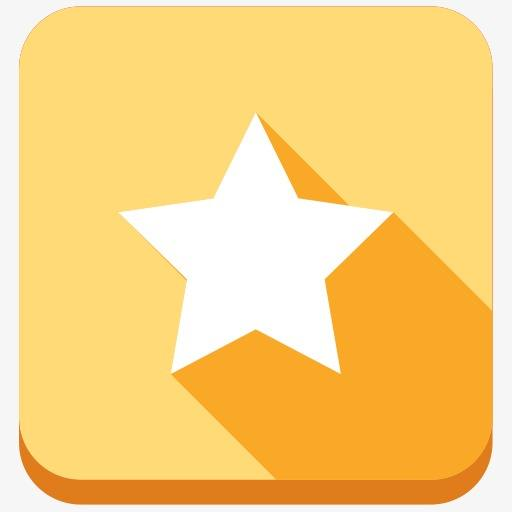
#> input picture Probability Theory/概率论编程/favorite.png, 512 x 512 px
$ jupyter execute '图像锐化.ipynb'
#> lines starting #> are read from the running program, lines starting #| are printed output that depends on the picture
[cell 1]
import cv2
import numpy as np
#加载图像
image = cv2.imread('favorite.png')
#> image is the input picture: shape (512, 512, 3); mean B, G, R 129, 211, 251
#自定义卷积核
kernel_sharpen = np.array([
        [-1,-1,-1,-1,-1],
        [-1,2,2,2,-1],
        [-1,2,8,2,-1],
        [-1,2,2,2,-1],
        [-1,-1,-1,-1,-1]])/8.0
#卷积

output = cv2.filter2D(image,-1,kernel_sharpen)
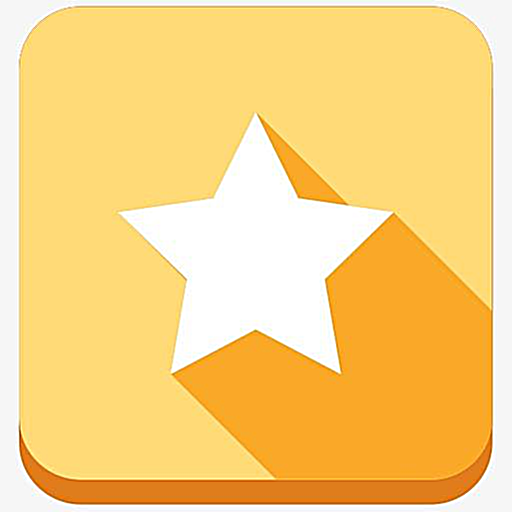
#> output: shape (512, 512, 3); mean B, G, R 128.7, 210.8, 250.6
#显示锐化效果
cv2.imshow('Original Image',image)
cv2.imshow('sharpen_3 Image',output)
#停顿
if cv2.waitKey(0) & 0xFF == 27:
#> (key Esc is pressed here)
    cv2.destroyAllWindows()
